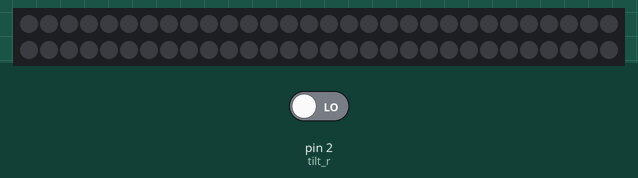
Recording of a sketch running on a simulated Arduino Uno, built with avr-gcc and run on an emulated ATmega328P. Shown: 60 RGB LEDs in strip order, left to right, continuing on the next row. Inputs (shaded band) come from the test bench; at power-on: pin 2 (tilt_r) LOW. Dim RGB values are drawn brighter than linear.

Above: at 1.2 s.
1.3 s: pin 2 (tilt_r) driven HIGH
At 2.6 s:
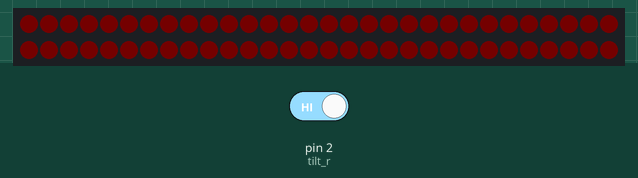
Timing chart, 0 to 4.3 s (numbered marks = the images above; inputs shaded):
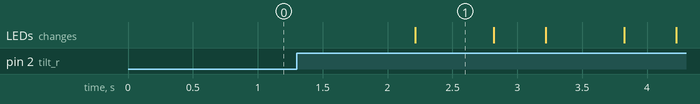

Measured:
- after the input at 1.3 s, the LEDs: change after 0.91 s (image 1)

The sketch:

rgbw_tilt_plus.ino
```cpp
//빨간색 순차 점등

#include <Adafruit_NeoPixel.h>   // 네오픽셀 라이브러리를 불러옵니다.

#define PIN 6                      // 디지털핀 어디에 연결했는지 입력
#define LEDNUM 60                  // 연결된 네오픽셀의 숫자입력
#define BRIGHTNESS 50               // 네오픽셀의 밝기를 설정합니다. (0~255)

Adafruit_NeoPixel strip = Adafruit_NeoPixel(LEDNUM, PIN, NEO_GRBW + NEO_KHZ800);

//기울기센서
const int tilt_r=2;
int sensorValue=0;

//for
int white=255;
int red=0;
int green=0;
int blue=0;

void setup() {
  strip.setBrightness(BRIGHTNESS);
  strip.begin();                           // 네오픽셀 제어시작
  strip.show();


  pinMode(tilt_r,INPUT);
}

void loop() {                              // 이 안에 입력한 내용들이 반복 실행됩니다


  sensorValue=digitalRead(tilt_r);

  colorWipe(strip.Color(red,0,0,0),0);
  delay(10);

  if(red<=255){
    if(sensorValue==HIGH){
      red=red+2;
    }
  }
}

void colorWipe(uint32_t c, uint8_t wait){
  for(uint16_t i=0; i<strip.numPixels();i++){
    strip.setPixelColor(i,c);
    strip.show();
    delay(wait);
  }
}
```
